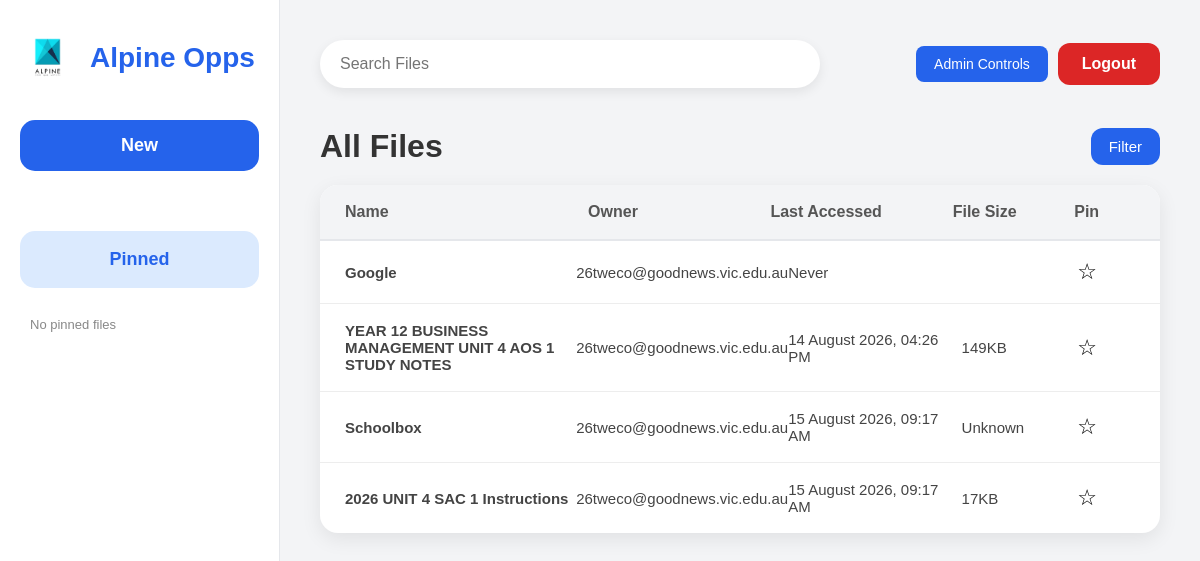
Page /dashboard (signed in) on the earlier database version.
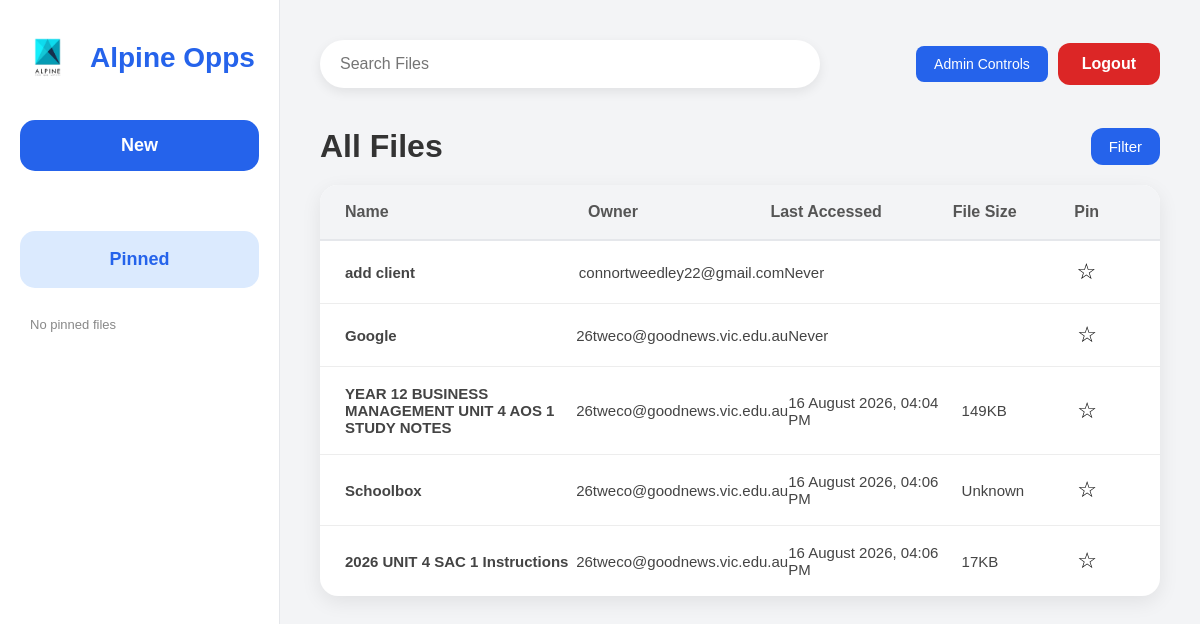
Same page on the later database version.
### tables this page shows
CREATE TABLE Files (

        FileID INTEGER PRIMARY KEY AUTOINCREMENT,

        FileName TEXT NOT NULL,

        FileType TEXT NOT NULL,

        FileURL TEXT NOT NULL,

        FileOwner TEXT NOT NULL,

        LastAccessed TEXT NOT NULL,

        FileSize TEXT,

        IsPinned INTEGER DEFAULT 0

    );

### app.py (the view)
@app.route("/dashboard")
def dashboard():
    if "email" not in session:
        return redirect(url_for("login_page"))
    connection = sqlite3.connect(DATABASE)
    connection.row_factory = sqlite3.Row
    cursor = connection.cursor()
    cursor.execute("""
        SELECT *
        FROM Files
        ORDER BY IsPinned DESC, FileID DESC
    """)
    files = cursor.fetchall()
    cursor.execute("""
        SELECT *
        FROM Files
        WHERE IsPinned = 1
        ORDER BY FileName
    """)
    pinned_files = cursor.fetchall()
    connection.close()
    return render_template(
        "dashboard.html",
        files=files,
        pinned_files=pinned_files
    )

### templates/dashboard.html (shortened to what this page needs)
<!DOCTYPE html>
<html lang="en">
<head>
    <link
        rel="stylesheet"
        href="{{ url_for('static', filename='css/dashboard.css') }}"
    >
</head>
<body>
<div class="container">
    <aside class="sidebar">
        <div class="logo">
            <img
                src="{{ url_for('static', filename='images/logo.png') }}"
                alt="Logo"
            >
            <h2>Alpine Opps</h2>
        </div>
        <form action="{{ url_for('newfile') }}" method="GET">
            <button type="submit" class="new-btn">
                New
            </button>
        </form>
        <div class="pinned-section">
            <h3 class="pinned-title">Pinned</h3>
            {% if pinned_files %}
                {% for file in pinned_files %}
                    <a
                        class="pinned-file"
                        href="{{ url_for('open_file', file_id=file['FileID']) }}"
                        target="_blank"
                    >
                        {{ file["FileName"] }}
                    </a>
                {% endfor %}
            {% else %}
                <p class="no-pinned-files">
                    No pinned files
                </p>
            {% endif %}
        </div>
    </aside>
    <main class="main-content">
        <header class="topbar">
            <div class="search-box">
                <input
                    type="text"
                    id="searchInput"
                    placeholder="Search Files"
                    autocomplete="off"
                >
            </div>
            <div class="account-buttons">
                {% if session.get("role") == "Admin" %}
                    <a
                        href="{{ url_for('admin') }}"
                        class="admin-btn"
                    >
                        Admin Controls
                    </a>
                {% endif %}
                <a
                    href="{{ url_for('logout') }}"
                    class="logout-btn"
                >
                    Logout
                </a>
            </div>
        </header>
        <section class="files-header">
            <h1>All Files</h1>
            <div class="filter-container">
                <button
                    class="filter-btn"
                    id="filterButton"
                    type="button"
                >
                    Filter
                </button>
            </div>
        </section>
        <section class="file-table">
            <div class="table-head">
                <div>Name</div>
                <div>Owner</div>
                <div>Last Accessed</div>
                <div>File Size</div>
                <div>Pin</div>
            </div>
            {% for file in files %}
                <div
                    class="table-row"
                    data-file-type="{{ file['FileType'] | lower }}"
                    data-owner="{{ file['FileOwner'] | lower }}"
                    data-pinned="{{ file['IsPinned'] }}"
                    onclick="window.open('{{ url_for('open_file', file_id=file['FileID']) }}', '_blank')"
                    tabindex="0"
                    role="button"
                    onkeydown="if(event.key==='Enter' || event.key===' '){
                    event.preventDefault();
                    window.open('{{ url_for('open_file', file_id=file['FileID']) }}', '_blank');
                    }" >
                    <div class="file-name">
                        {{ file["FileName"] }}
                    </div>
                    <div>
                        {{ file["FileOwner"] }}
                    </div>
                    <div>
                        {{ file["LastAccessed"] }}
                    </div>
                    <div>
                        {{ file["FileSize"] }}
                    </div>
                <form
                    action="{{ url_for('toggle_pin', file_id=file['FileID']) }}"
                    method="POST"
                    class="pin-form"
                    onclick="event.stopPropagation();"
                >
                    <button
                        type="submit"
                        class="pin-button"
                    >
                        {% if file["IsPinned"] == 1 %}
                            ★
                        {% else %}
                            ☆
                        {% endif %}
                    </button>
                </form>
                </div>
        {% else %}
            <div class="empty-files">
                No files are currently available.
            </div>
        {% endfor %}
    </section>
</body>
</html>

### static/css/dashboard.css (style rules this page uses)
* { margin:0; padding:0; box-sizing:border-box; font-family:Arial, Helvetica, sans-serif; }
body { background:#f3f4f6; color:#333; }
.container { display:flex; height:100vh; }
.sidebar { width:280px; background:#ffffff; border-right:1px solid #e5e7eb; padding:30px 20px; display:flex; flex-direction:column; }
.pinned-title { text-align: center; font-size: 18px; font-weight: bold; color: #2563eb; background-color: #dbeafe; padding: 18px; border-radius: 15px; margin: 0 0 20px 0; }
.pinned-section { margin-top: 30px; }
.no-pinned-files { font-size: 13px; color: #888; padding: 9px 10px; }
.pin-button { border: none; background: none; outline: none; padding: 0; font-size: 22px; cursor: pointer; }
.logo { display:flex; align-items:center; gap:15px; margin-bottom:35px; }
.logo img { width:55px; }
.logo h2 { font-size:28px; color:#2563eb; }
.new-btn { width:100%; padding:15px; border:none; border-radius:15px; background:#2563eb; color:white; font-size:18px; font-weight:bold; cursor:pointer; margin-bottom:30px; transition:.2s; }
.main-content { flex:1; padding:40px; }
.topbar { display:flex; justify-content:space-between; align-items:center; margin-bottom:40px; }
.search-box { width:500px; }
.search-box input { width:100%; padding:15px 20px; border:none; border-radius:30px; background:white; font-size:16px; outline:none; box-shadow:0 4px 12px rgba(0,0,0,.08); }
.logout-btn { text-decoration:none; background:#dc2626; color:white; padding:12px 24px; border-radius:12px; font-weight:bold; transition:.2s; }
.files-header { display:flex; justify-content:space-between; align-items:center; margin-bottom:25px; }
.files-header h1 { font-size:34px; font-weight:600; }
.filter-btn { background:#2563eb; color:white; border:none; border-radius:12px; padding:12px 24px; font-size:15px; cursor:pointer; transition:.2s; }
.file-table { background:white; border-radius:18px; overflow:hidden; box-shadow:0 8px 20px rgba(0,0,0,.08); }
.table-head { display:grid; grid-template-columns:2.2fr 1.5fr 1.4fr 0.8fr 60px; background:#f8fafc; padding:20px 30px; font-weight:bold; color:#666; border-bottom:2px solid #e5e7eb; }
.table-row { display:grid; grid-template-columns:2.2fr 1.5fr 1.4fr 0.8fr 60px; padding:20px 30px; border-bottom:1px solid #f1f1f1; transition:.2s; }
.table-row:last-child { border-bottom:none; }
.table-row div:first-child { font-weight:600; }
.files-header { display:flex; justify-content:space-between; align-items:center; margin-bottom:20px; }
.files-header h1 { font-size:32px; color:#333; font-weight:600; }
.filter-btn { display:flex; align-items:center; gap:8px; padding:10px 18px; border:none; border-radius:12px; background:#2563eb; color:white; cursor:pointer; font-size:15px; transition:.2s; }
.file-table { background:white; border-radius:18px; overflow:hidden; box-shadow:0 6px 20px rgba(0,0,0,.08); }
.table-head { display:grid; grid-template-columns: 2fr 1.5fr 1.5fr 1fr 0.5fr; background:#f3f4f6; padding:18px 25px; font-weight:bold; color:#555; border-bottom:2px solid #e5e7eb; }
.table-row { display:grid; grid-template-columns: 2fr 1.5fr 1.5fr 1fr 0.5fr; padding:18px 25px; align-items:center; border-bottom:1px solid #ededed; transition:.2s; font-size:15px; }
.table-row div { color:#444; }
.search-box { position: relative; }
.filter-container { position: relative; }
.filter-btn { cursor: pointer; }
.account-buttons { display: flex; align-items: center; gap: 10px; }
.admin-btn { padding: 10px 18px; background-color: #2563eb; color: white; text-decoration: none; border-radius: 8px; font-size: 14px; }

Differences in the rows shown:
added Files: FileName "add client", FileOwner "connortweedley22@gmail.com", LastAccessed "Never"
changed Files "YEAR 12 BUSINESS MANAGEMENT UNIT 4 AOS 1 STUDY NOTES": LastAccessed "14 August 2026, 04:26 PM" → "16 August 2026, 04:04 PM"
changed Files "Schoolbox": LastAccessed "15 August 2026, 09:17 AM" → "16 August 2026, 04:06 PM"
changed Files "2026 UNIT 4 SAC 1 Instructions": LastAccessed "15 August 2026, 09:17 AM" → "16 August 2026, 04:06 PM"
